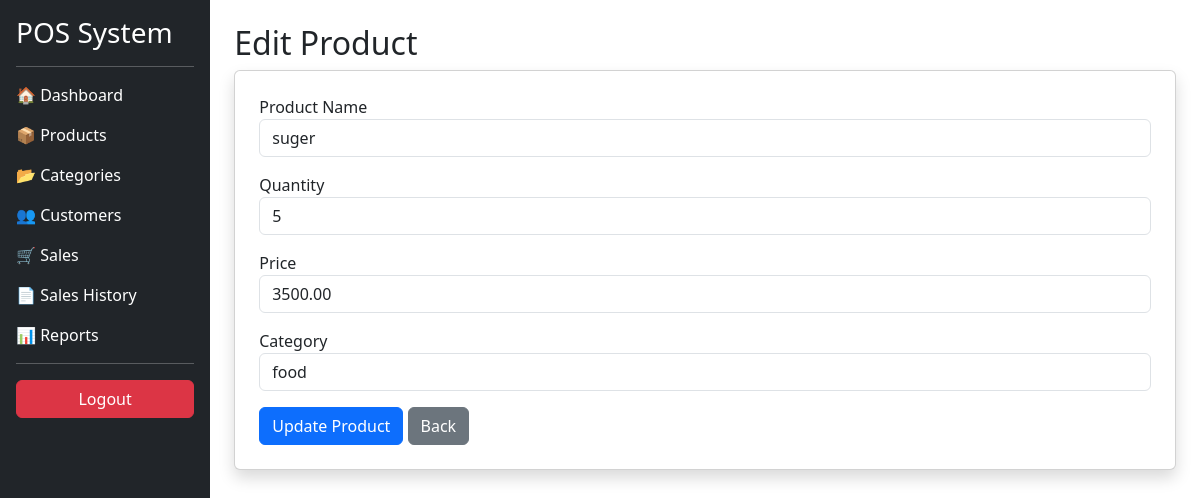
The app's page /products/edit/1/ with its own data.
### products/models.py (models this page shows, shortened)
class Product(models.Model):
    product_name = models.CharField(max_length=100)
    category = models.ForeignKey(
        Category,
        on_delete=models.CASCADE
    )
    price = models.DecimalField(
        max_digits=10,
        decimal_places=2
    )
    cost_price = models.DecimalField(
    max_digits=10,
    decimal_places=2,
    default=0
    )
    quantity = models.IntegerField()
    created_at = models.DateTimeField(
        auto_now_add=True
    )

class Category(models.Model):
    name = models.CharField(max_length=100)

### products/views.py (the view, shortened to what this page needs)
def edit_product(request, id):
    product = get_object_or_404(
        Product,
        id=id
    )
    categories = Category.objects.all()
    return render(
        request,
        "edit_product.html",
        {
            "product": product,
            "categories": categories
        }
    )

### templates/edit_product.html (shortened to what this page needs)
{% extends "base.html" %}
{% block content %}
<h2>Edit Product</h2>
<div class="card shadow p-4">
<form method="POST">
    <div class="mb-3">
        <label>Product Name</label>
        <input type="text"
               name="product_name"
               value="{{ product.product_name }}"
               class="form-control">
    </div>
   <div class="mb-3">
    <label>Quantity</label>
    <input type="number"
           name="quantity"
           value="{{ product.quantity }}"
           class="form-control">
    </div>
    <div class="mb-3">
        <label>Price</label>
        <input type="number"
               step="0.01"
               name="price"
               value="{{ product.price }}"
               class="form-control">
    </div>
   <div class="mb-3">
    <label>Category</label>
    <select name="category" class="form-control">
        {% for category in categories %}
            <option value="{{ category.id }}"
                {% if category.id == product.category.id %}selected{% endif %}>
                {{ category.name }}
            </option>
        {% endfor %}
    </select>
</div>
    <button class="btn btn-primary">
        Update Product
    </button>
    <a href="{% url 'product_list' %}" class="btn btn-secondary">
        Back
    </a>
</form>
</div>
{% endblock %}

### records on screen
Product: product_name "suger", quantity "5", price "3500.00", category "food"
